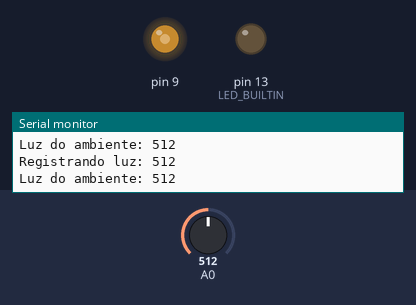
Recording of a program running on a simulated Arduino Uno, built with avr-gcc and run on an emulated ATmega328P. Shown: output pins drawn as LEDs (lit = HIGH), the last lines printed to the serial monitor. Inputs (shaded band) come from the test bench; at power-on: A0 = 512.

Above: at 1.8 s.
1.9 s: A0 set to 306
At 3.0 s:
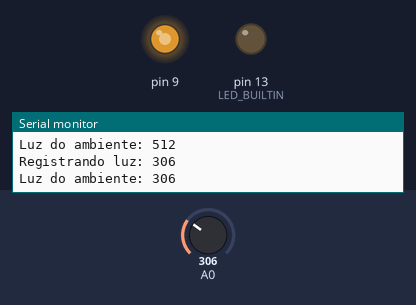
3.5 s: A0 set to 122
At 4.5 s:
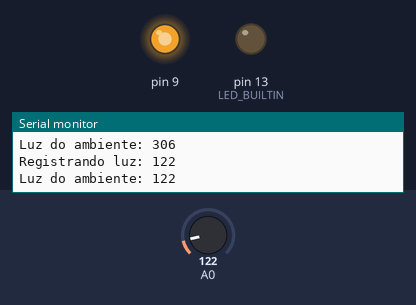
5.5 s: A0 set to 900
At 7.2 s:
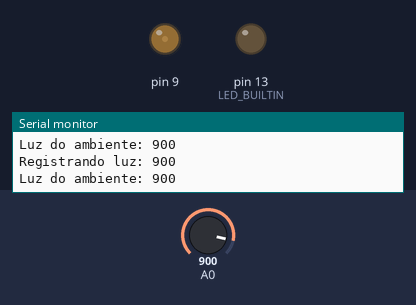
7.5 s: A0 set to 1023
At 8.9 s:
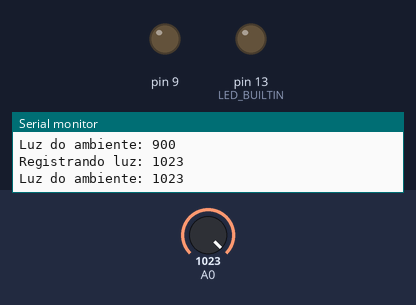
9.5 s: A0 set to 511
At 10.5 s:
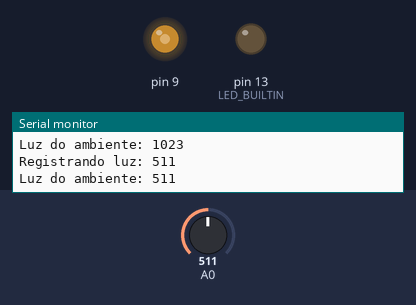
Timing chart, 0 to 12.5 s (numbered marks = the images above; inputs shaded):
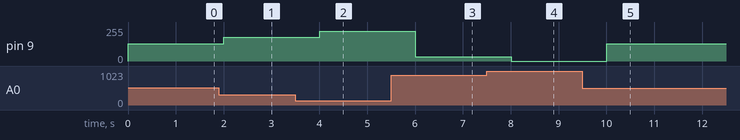

Measured:
- after the input at 1.9 s, pin 9: 128/255 → 179/255 after 0.10 s
- after the input at 3.5 s, pin 9: 179/255 → 225/255 after 0.50 s
- after the input at 5.5 s, pin 9: 225/255 → 31/255 after 0.51 s
- after the input at 7.5 s, pin 9: 31/255 → 0/255 after 0.51 s
- after the input at 9.5 s, pin 9: 0/255 → 128/255 after 0.51 s

The program:

main.cpp
```cpp
// (licence header left out)
#include <Arduino.h>
#include "sensor.h"
#include "led_control.h"

void setup() {
  Serial.begin(9600);
  pinMode(LED_BUILTIN, OUTPUT);
  initSensor();
  initLED(9);
}

void loop() {
  int valor = lerLuz();  // Lê o sensor e imprime, usando o pino analógico A0

  Serial.print("Luz do ambiente: ");
  Serial.println(valor);

  controlarLED(valor);  // Controla o LED com base na luz

  delay(1000);
}
```

led_control.h
```cpp
// (licence header left out)
#ifndef LED_CONTROL_H
#define LED_CONTROL_H

void initLED(int pino);
void controlarLED(int luz);

#endif
```

sensor.h
```cpp
// (licence header left out)
#ifndef SENSOR_H
#define SENSOR_H

void initSensor();
int lerLuz();

#endif
```

led_control.cpp
```cpp
#include "led_control.h"
#include <Arduino.h>

static int pinoLED;

void initLED(int pino) {
  pinoLED = pino;
  pinMode(pinoLED, OUTPUT);
}

void controlarLED(int luz) {
  // luz (0-1023), invertido para brilho (255-0)
  int brilho = map(luz, 0, 1023, 255, 0);
  analogWrite(pinoLED, brilho);
}
```

sensor.cpp
```cpp
#include "sensor.h"
#include <Arduino.h>

void initSensor() {
  pinMode(A0, INPUT);
}

int lerLuz() {
  int valor = analogRead(A0);
  Serial.print("Registrando luz: ");
  Serial.println(valor);
  return valor;
}
```
